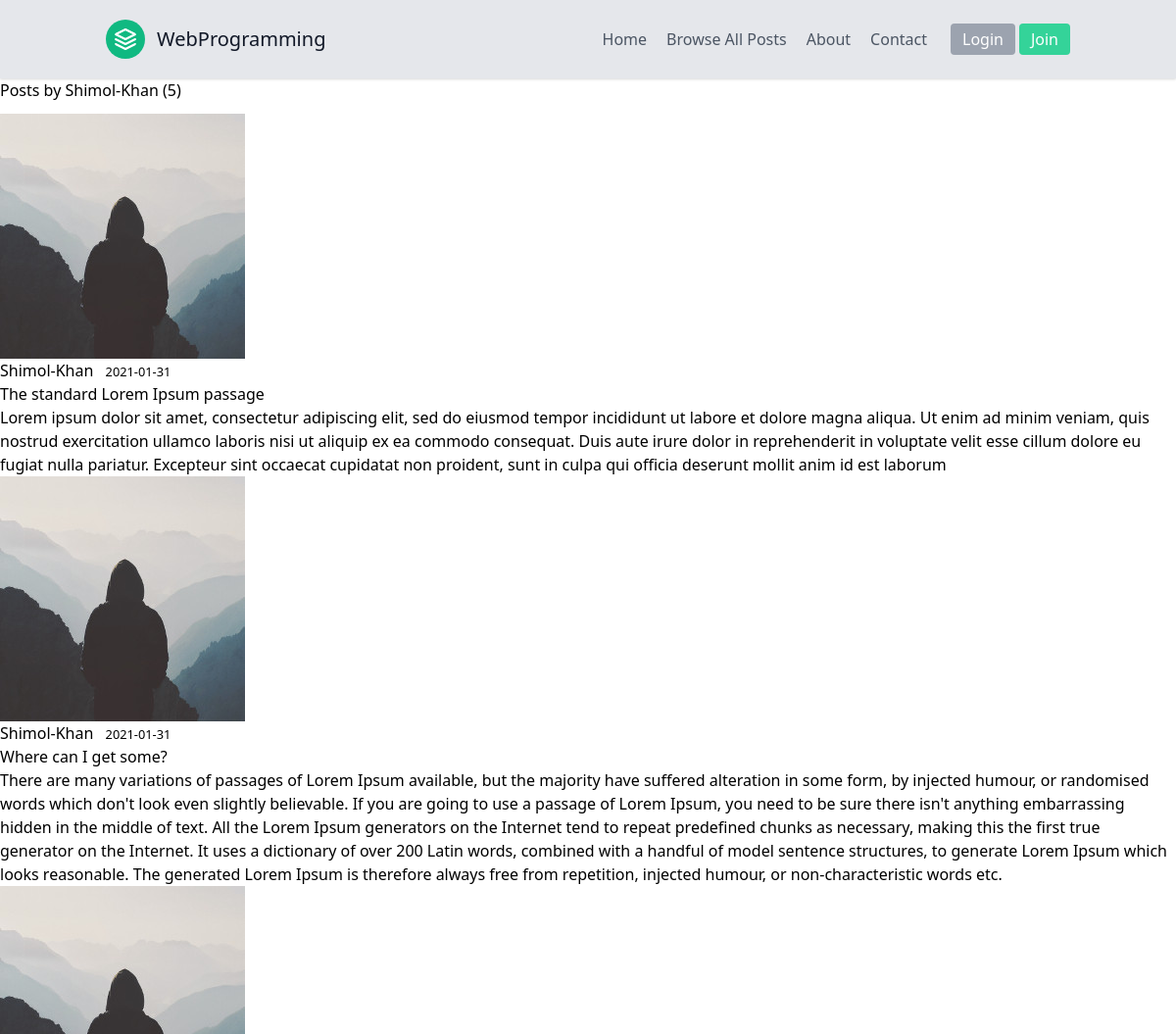
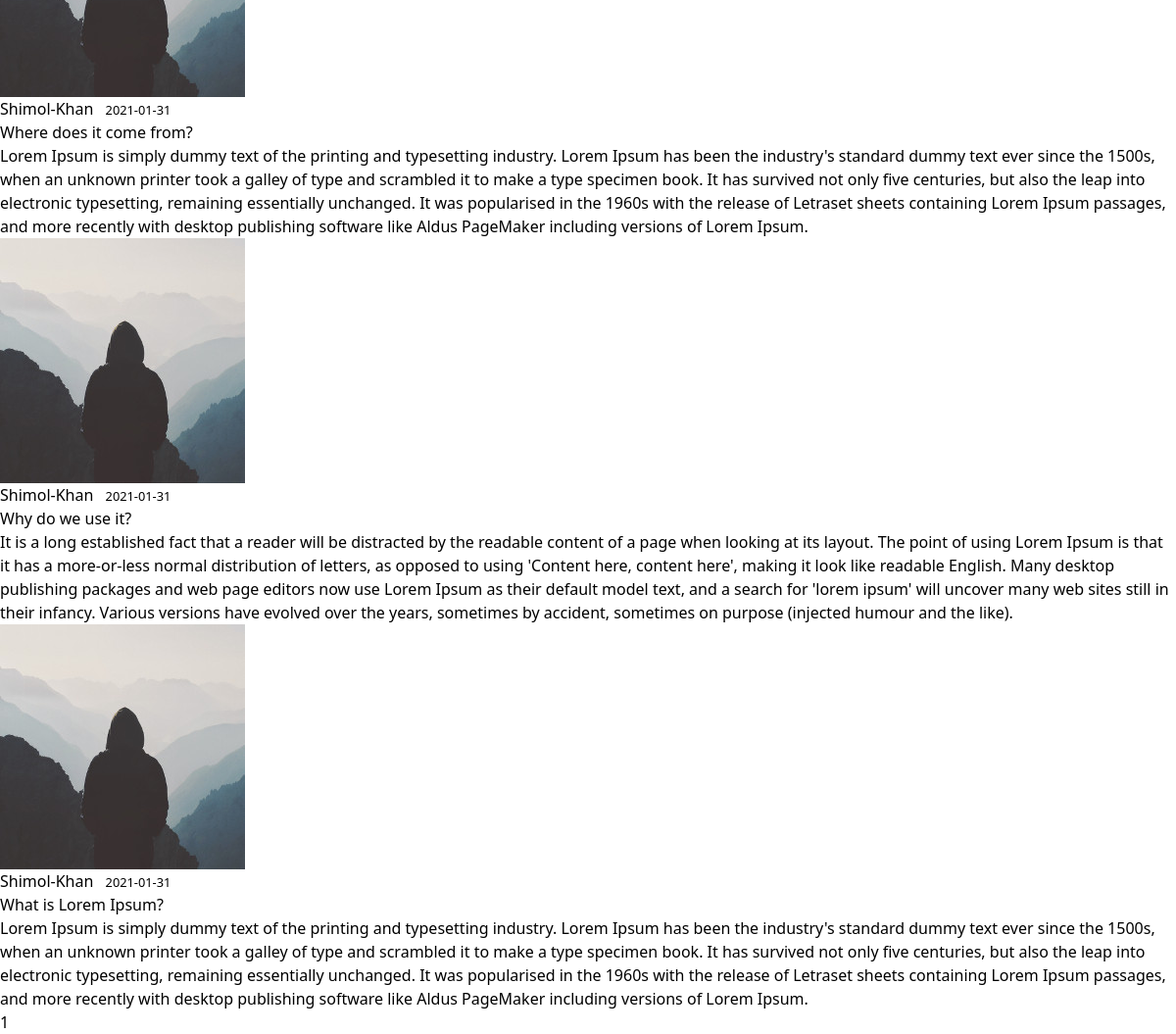
The app's page /user/Shimol-Khan with its own data (2 pictures, top to bottom).
### Blog/models.py (models this page shows, shortened)
class User(db.Model, UserMixin):
    id = db.Column(db.Integer, primary_key=True)
    username = db.Column(db.String(20), unique=True, nullable=False)
    email = db.Column(db.String(120), unique=True, nullable=False)
    image_file = db.Column(db.String(20), nullable=False, default='default.jpg')
    password = db.Column(db.String(60), nullable=False)
    posts = db.relationship('Post', backref='author', lazy=True)

class Post(db.Model):
    id = db.Column(db.Integer, primary_key=True)
    title = db.Column(db.String(100), nullable=False)
    date_posted = db.Column(db.DateTime, nullable=False, default=datetime.utcnow)
    category = db.Column(db.String(100), nullable=False)
    content = db.Column(db.Text, nullable=False)
    user_id = db.Column(db.Integer, db.ForeignKey('user.id'), nullable=False)

### Blog/routes.py (the view)
@app.route("/user/<string:username>")
def user_posts(username):
    page = request.args.get('page', 1, type=int)
    user = User.query.filter_by(username=username).first_or_404()
    posts = Post.query.filter_by(author=user)\
        .order_by(Post.date_posted.desc())\
        .paginate(page=page, per_page=5)
    return render_template('user_posts.html', posts=posts, user=user)

### Blog/templates/user_posts.html
{% extends "layout.html" %}
{% block content %}
    <h1 class="mb-3">Posts by {{ user.username }} ({{ posts.total }})</h1>
    {% for post in posts.items %}
        <article class="media content-section">
          <img class="rounded-circle article-img" src="{{ url_for('static', filename='profile_pics/' + post.author.image_file) }}">
          <div class="media-body">
            <div class="article-metadata">
              <a class="mr-2" href="{{ url_for('user_posts', username=post.author.username) }}">{{ post.author.username }}</a>
              <small class="text-muted">{{ post.date_posted.strftime('%Y-%m-%d') }}</small>
            </div>
            <h2><a class="article-title" href="{{ url_for('post', post_id=post.id) }}">{{ post.title }}</a></h2>
            <p class="article-content">{{ post.content }}</p>
          </div>
        </article>
    {% endfor %}
    {% for page_num in posts.iter_pages(left_edge=1, right_edge=1, left_current=1, right_current=2) %}
      {% if page_num %}
        {% if posts.page == page_num %}
          <a class="btn btn-info mb-4" href="{{ url_for('user_posts', username=user.username, page=page_num) }}">{{ page_num }}</a>
        {% else %}
          <a class="btn btn-outline-info mb-4" href="{{ url_for('user_posts', username=user.username, page=page_num) }}">{{ page_num }}</a>
        {% endif %}
      {% else %}
        ...
      {% endif %}
    {% endfor %}
{% endblock content %}

### Blog/templates/layout.html (shortened to what this page needs)
<!DOCTYPE html>
<html lang="en">
<head>
  <link href="https://cdnjs.cloudflare.com/ajax/libs/font-awesome/5.15.1/css/all.min.css" rel="stylesheet">
  <link href="https://unpkg.com/tailwindcss@^2/dist/tailwind.min.css" rel="stylesheet">
  <link rel="stylesheet" href="{{ url_for('static', filename='main.css') }}">
  <link rel="stylesheet" href="https://cdnjs.cloudflare.com/ajax/libs/animate.css/4.1.1/animate.min.css">
</head>
<body>
  <header class="text-gray-600 bg-gray-200 body-font shadow">
    <div class="container mx-auto flex flex-wrap p-5 flex-col md:flex-row items-center">
      <a class="flex title-font font-medium items-center text-gray-900 mb-4 md:mb-0" href="/">
        <svg xmlns="http://www.w3.org/2000/svg" fill="none" stroke="currentColor" stroke-linecap="round"
          stroke-linejoin="round" stroke-width="2" class="w-10 h-10 text-white p-2 bg-green-500 rounded-full"
          viewBox="0 0 24 24">
          <path d="M12 2L2 7l10 5 10-5-10-5zM2 17l10 5 10-5M2 12l10 5 10-5"></path>
        </svg>
        <span class="ml-3 text-xl">WebProgramming</span>
      </a>
      <nav class="md:ml-auto flex flex-wrap items-center text-base justify-center">
        <a class="mr-5 hover:text-gray-900" href="{{ url_for('home') }}">Home</a>
        <a class="mr-5 hover:text-gray-900" href="{{ url_for('browse') }}">Browse All Posts</a>
        <a class="mr-5 hover:text-gray-900" href="{{ url_for('about') }}">About</a>
        <a class="mr-5 hover:text-gray-900" href="{{ url_for('new_contact') }}">Contact</a>
      </nav>
      {% if current_user.is_authenticated %}
      <a class="mr-5 hover:text-gray-900" href="{{ url_for('account') }}">Account</a>
      <button
        class="shadow inline-flex items-center bg-green-400 border-0 py-1 px-3 focus:outline-none hover:bg-green-500 rounded text-base mt-4 md:mt-0 text-gray-50">
        <a href="{{ url_for('logout') }}">Logout</a>
        <svg fill="none" stroke="currentColor" stroke-linecap="round" stroke-linejoin="round" stroke-width="2"
          class="w-4 h-4 ml-1" viewBox="0 0 24 24">
          <path d="M5 12h14M12 5l7 7-7 7"></path>
        </svg>
      </button>
      {% else %}
      <button
        class="mx-1 inline-flex items-center bg-gray-400 border-0 py-1 px-3 focus:outline-none hover:bg-gray-500 rounded text-base mt-4 md:mt-0 text-white">
        <a href="{{ url_for('login') }}">Login</a>
      </button>
      <button
        class="inline-flex items-center bg-green-400 border-0 py-1 px-3 focus:outline-none hover:bg-green-500 rounded text-base mt-4 md:mt-0 text-white">
        <a href="{{ url_for('register') }}">Join</a>
      </button>
      {% endif %}
    </div>
  </header>
{% block content %} {% endblock content %}
</body>
</html>

### records on screen
User: username "Shimol-Khan"
Post: image_file (placeholder picture), author.username "Shimol-Khan", date_posted "2021-01-31", title "The standard Lorem Ipsum passage", content "Lorem ipsum dolor sit amet, consectetur adipiscing elit, sed do eiusmod tempor incididunt ut labore et dolore magna aliqua. Ut enim ad minim veniam, quis nostrud exercitation ullamco laboris nisi ut aliquip ex ea commodo consequat. Duis aute irure dolor in reprehenderit in voluptate velit esse cillum dolore eu fugiat nulla pariatur. Excepteur sint occaecat cupidatat non proident, sunt in culpa qui officia deserunt mollit anim id est laborum"
Post: image_file (placeholder picture), author.username "Shimol-Khan", date_posted "2021-01-31", title "Where can I get some?", content "There are many variations of passages of Lorem Ipsum available, but the majority have suffered alteration in some form, by injected humour, or randomised words which don't look even slightly believable. If you are going to use a passage of Lorem Ipsum, you need to be sure there isn't anything embarrassing hidden in the middle of text. All the Lorem Ipsum generators on the Internet tend to repeat predefined chunks as necessary, making this the first true generator on the Internet. It uses a dictionary of over 200 Latin words, combined with a handful of model sentence structures, to generate Lorem Ipsum which looks reasonable. The generated Lorem Ipsum is therefore always free from…"
Post: image_file (placeholder picture), author.username "Shimol-Khan", date_posted "2021-01-31", title "Where does it come from?", content "Lorem Ipsum is simply dummy text of the printing and typesetting industry. Lorem Ipsum has been the industry's standard dummy text ever since the 1500s, when an unknown printer took a galley of type and scrambled it to make a type specimen book. It has survived not only five centuries, but also the leap into electronic typesetting, remaining essentially unchanged. It was popularised in the 1960s with the release of Letraset sheets containing Lorem Ipsum passages, and more recently with desktop publishing software like Aldus PageMaker including versions of Lorem Ipsum."
Post: image_file (placeholder picture), author.username "Shimol-Khan", date_posted "2021-01-31", title "Why do we use it?", content "It is a long established fact that a reader will be distracted by the readable content of a page when looking at its layout. The point of using Lorem Ipsum is that it has a more-or-less normal distribution of letters, as opposed to using 'Content here, content here', making it look like readable English. Many desktop publishing packages and web page editors now use Lorem Ipsum as their default model text, and a search for 'lorem ipsum' will uncover many web sites still in their infancy. Various versions have evolved over the years, sometimes by accident, sometimes on purpose (injected humour and the like)."
Post: image_file (placeholder picture), author.username "Shimol-Khan", date_posted "2021-01-31", title "What is Lorem Ipsum?", content "Lorem Ipsum is simply dummy text of the printing and typesetting industry. Lorem Ipsum has been the industry's standard dummy text ever since the 1500s, when an unknown printer took a galley of type and scrambled it to make a type specimen book. It has survived not only five centuries, but also the leap into electronic typesetting, remaining essentially unchanged. It was popularised in the 1960s with the release of Letraset sheets containing Lorem Ipsum passages, and more recently with desktop publishing software like Aldus PageMaker including versions of Lorem Ipsum."

### other values on screen
{{ posts.total }} "5"
{{ page_num }} "1"
